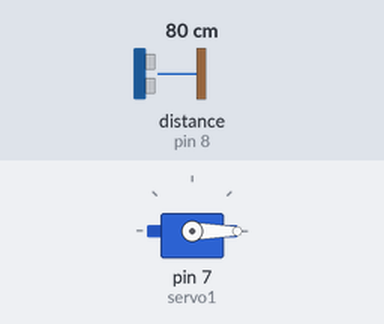
A sketch run on a simulated Arduino Uno, built with avr-gcc and run on an emulated ATmega328P. Parts: servo. Wiring (inferred from the names in the program): ultrasonic range finder: trigger pin 9; echo pin 8. The inputs (shaded band) are chosen by the test bench; at power-on: distance to the obstacle (sensor on pin 8) 80 cm. The echo pulse lasts 58.3 µs per cm.

Above: at 1.2 s.
1.3 s: distance to the obstacle (sensor on pin 8) set to 24 cm
2.8 s: distance to the obstacle (sensor on pin 8) set to 18 cm
At 3.4 s:
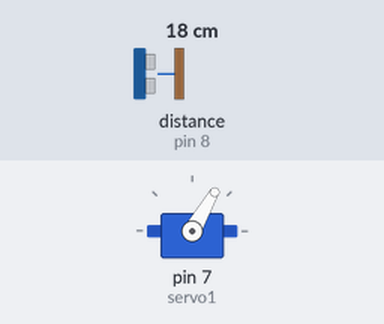
4.3 s: distance to the obstacle (sensor on pin 8) set to 35 cm
At 5.1 s:
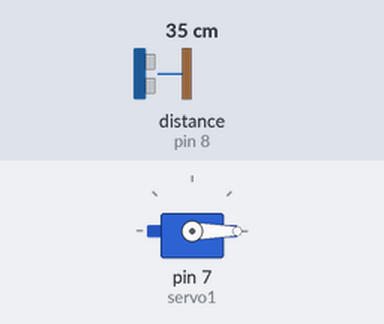
6.3 s: distance to the obstacle (sensor on pin 8) set to 2 cm
At 7.3 s:
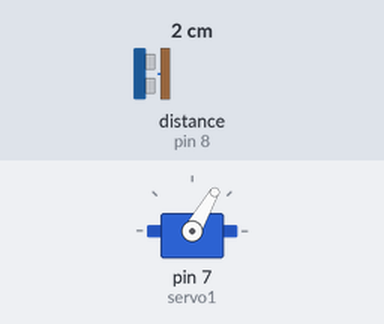
Timing chart, 0 to 8.8 s (numbered marks = the images above; inputs shaded):
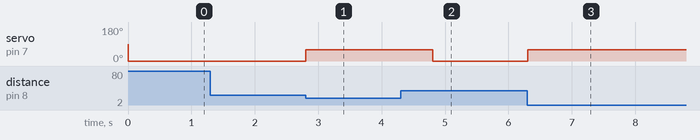

Measured:
- the behaviour switches between 22 and 21 cm on distance to the obstacle (sensor on pin 8) (found by bisection; images 0 and 1)
- after the input at 1.3 s, every drawn part: stays the same
- after the input at 2.8 s, servo on pin 7 (servo1): 0° → 60° at once
- after the input at 4.3 s, servo on pin 7 (servo1): 60° → 0° after 0.51 s
- after the input at 6.3 s, servo on pin 7 (servo1): 0° → 60° at once

The sketch:

SANITIZER_DISPENSER_CORONA.ino
```cpp
#include <Servo.h>
Servo servo1;
int trigPin = 9;
int echoPin = 8;
long distance;
long duration;

void setup()
{
servo1.attach(7);
 pinMode(trigPin, OUTPUT);
 pinMode(echoPin, INPUT);// put your setup code here, to run once:
}

void loop() {
  ultra();
  servo1.write(0);
  if(distance <= 20){
  servo1.write(60);
  delay(1000);
  }
}

void ultra(){
  digitalWrite(trigPin, LOW);
  delayMicroseconds(2);
  digitalWrite(trigPin, HIGH);
  delayMicroseconds(10);
  digitalWrite(trigPin, LOW);
  duration = pulseIn(echoPin, HIGH);
  distance = duration*0.034/2;
  }
```
